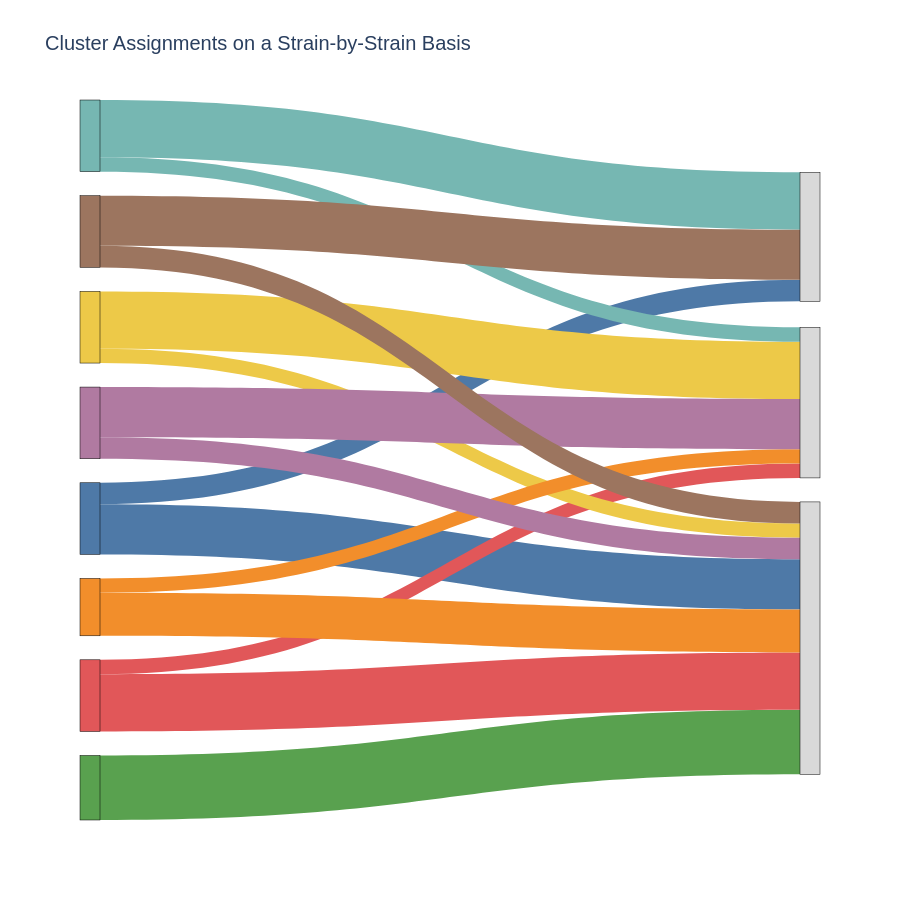

The notebook cell saved with this chart:
### Code cell
strains = list(simplified.keys())
clusters = [1, 2, 3]

labels = strains + [f"Cluster {c}" for c in clusters]

strain_idx = {s: i for i, s in enumerate(strains)}
cluster_idx = {c: i + len(strains) for i, c in enumerate(clusters)}

sources, targets, values, link_colors = [], [], [], []

for strain, assignments in simplified.items():
    counts = Counter(assignments)
    for cluster, count in counts.items():
        sources.append(strain_idx[strain])
        targets.append(cluster_idx[cluster])
        values.append(count)
        link_colors.append(strain_colors[strain])

# node colors: strain colors first, neutral cluster colors second
node_colors = (
    [strain_colors[s] for s in strains] +
    ['#d9d9d9'] * len(clusters)
)

fig = go.Figure(go.Sankey(
    node=dict(
        pad=24,            # close together
        thickness=20,     # skinnier bars
        line=dict(color="black", width=0.5),
        label=[""]*(len(strains) + len(clusters)),  # hide labels
        color=node_colors
    ),
    link=dict(
        source=sources,
        target=targets,
        value=values,
        color=link_colors
    )
))

fig.update_layout(
    title_text="Cluster Assignments on a Strain-by-Strain Basis",
    font=dict(
        family="Arial",
        size=14
    ),
    height=900
)

fig.write_image("sankey_diagram.svg")

fig.show()

### Figure 1 — Plotly figure (JSON) as saved in the notebook; plotly's stock layout.template omitted (floating-point values rounded to 4 significant figures)
{"data": [{"link": {"color": ["#4E79A7", "#4E79A7", "#59A14F", "#E15759", "#E15759", "#EDC948", "#EDC948", "#76B7B2", "#76B7B2", "#F28E2B", "#F28E2B", "#B07AA1", "#B07AA1", "#9C755F", "#9C755F"], "source": [0, 0, 1, 2, 2, 3, 3, 4, 4, 5, 5, 6, 6, 7, 7], "target": [8, 10, 10, 10, 9, 9, 10, 8, 9, 10, 9, 9, 10, 8, 10], "value": [3, 7, 9, 8, 2, 8, 2, 8, 2, 6, 2, 7, 3, 7, 3]}, "node": {"color": ["#4E79A7", "#59A14F", "#E15759", "#EDC948", "#76B7B2", "#F28E2B", "#B07AA1", "#9C755F", "#d9d9d9", "#d9d9d9", "#d9d9d9"], "label": ["", "", "", "", "", "", "", "", "", "", ""], "line": {"color": "black", "width": 0.5}, "pad": 24, "thickness": 20}, "type": "sankey"}], "layout": {"font": {"family": "Arial", "size": 14}, "height": 900, "title": {"text": "Cluster Assignments on a Strain-by-Strain Basis"}}}
